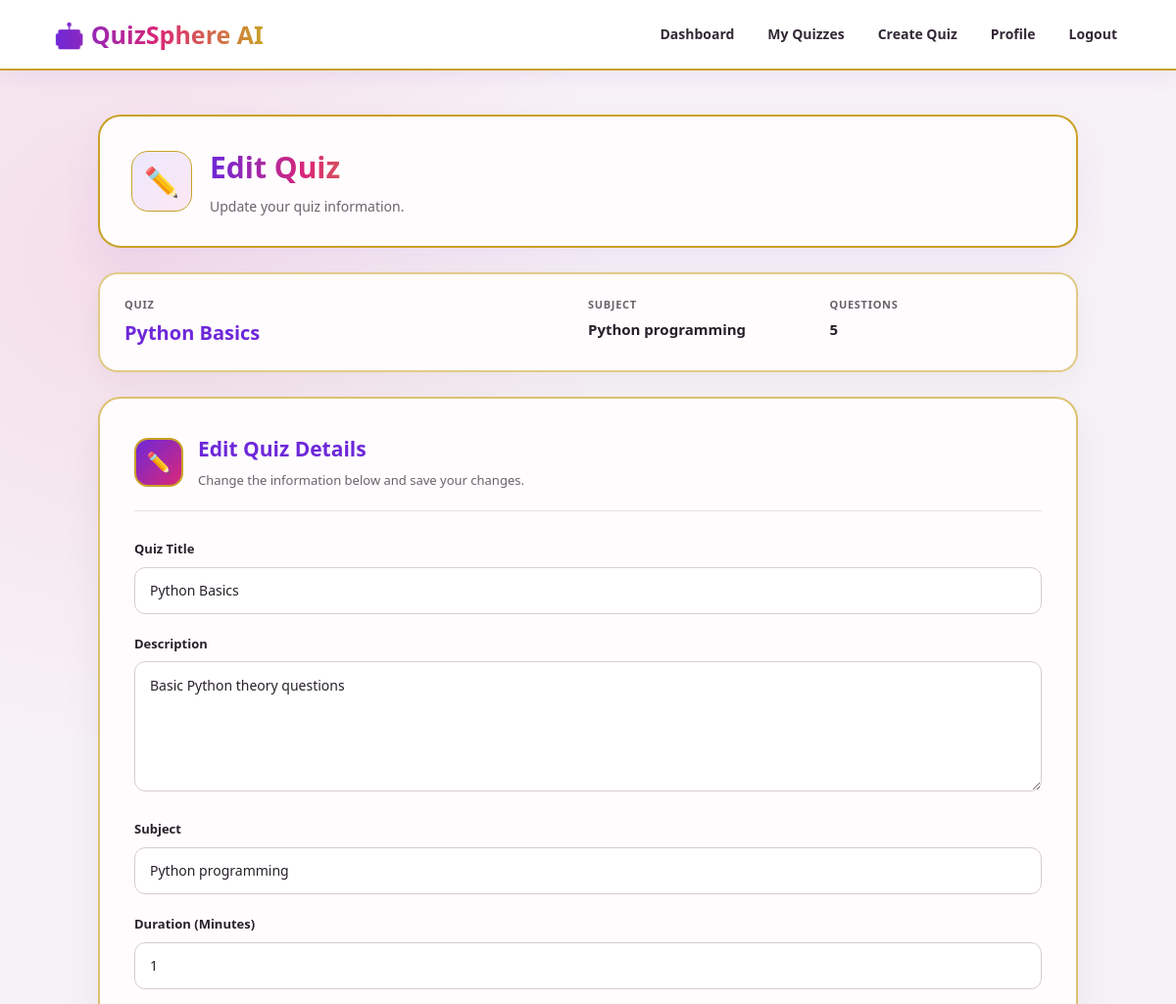
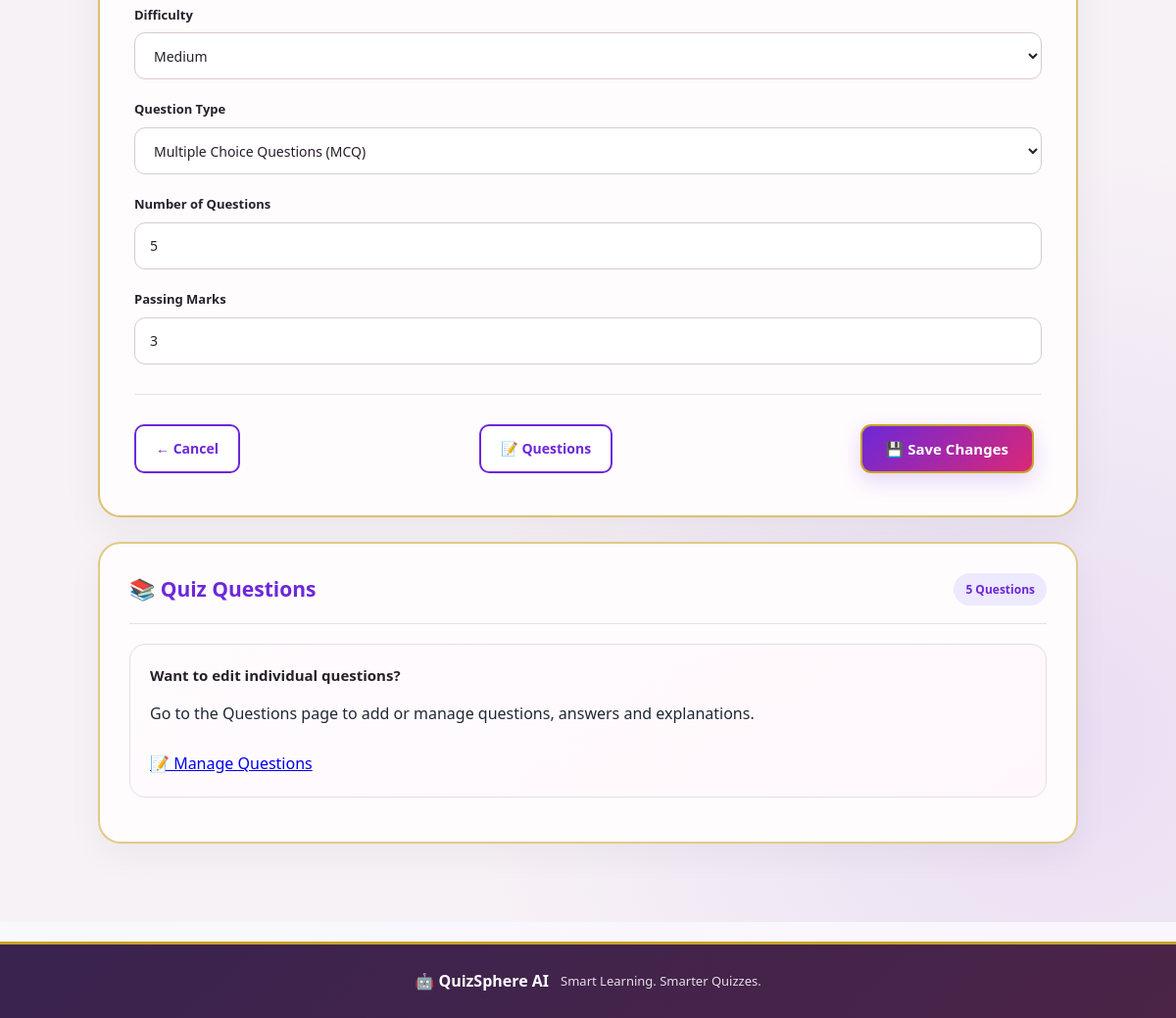
The page /teacher/edit_quiz/2 (signed in) on the database its author committed (2 pictures, top to bottom).
### app.py (models this page shows)
class Quiz(db.Model):
    __tablename__ = "quiz"
    id = db.Column(
        db.Integer,
        primary_key=True
    )
    title = db.Column(
        db.String(100),
        nullable=False
    )
    description = db.Column(
        db.Text
    )
    subject = db.Column(
        db.String(100)
    )
    total_questions = db.Column(
        db.Integer,
        default=0
    )
    duration = db.Column(
        db.Integer,
        default=30
    )
    difficulty = db.Column(
        db.String(20),
        default="Medium"
    )
    question_type = db.Column(
        db.String(30),
        default="MCQ"
    )
    number_of_questions = db.Column(
        db.Integer,
        default=10
    )
    passing_marks = db.Column(
        db.Integer,
        default=40
    )
    published = db.Column(
        db.Boolean,
        default=False
    )
    teacher_id = db.Column(
        db.Integer,
        db.ForeignKey("user.id"),
        nullable=True
    )
    teacher = db.relationship(
        "User",
        foreign_keys=[teacher_id]
    )
    questions = db.relationship(
        "Question",
        backref="quiz",
        cascade="all, delete-orphan"
    )

### app.py (the view, shortened to what this page needs)
@app.route(
    "/teacher/edit_quiz/<int:quiz_id>",
    methods=["GET", "POST"]
)
def edit_quiz(quiz_id):
    if session.get("role") != "teacher":
        return redirect(
            url_for("login")
        )
    quiz = Quiz.query.get_or_404(
        quiz_id
    )
    if quiz.teacher_id != session.get(
        "user_id"
    ):
        return "Unauthorized access."
    return render_template(
        "teacher/edit_quiz.html",
        quiz=quiz
    )

### templates/teacher/edit_quiz.html (shortened to what this page needs)
<!DOCTYPE html>
<html lang="en">
<head>
    <link rel="stylesheet"
          href="{{ url_for('static', filename='style.css') }}">
</head>
<body>
<nav class="teacher-navbar">
    <div class="teacher-logo">
    </div>
    <div class="teacher-nav-links">
        <a href="{{ url_for('teacher_dashboard') }}">
            Dashboard
        </a>
        <a href="{{ url_for('my_quizzes') }}">
            My Quizzes
        </a>
        <a href="{{ url_for('create_quiz') }}">
            Create Quiz
        </a>
        <a href="{{ url_for('profile') }}">
            Profile
        </a>
        <a href="{{ url_for('logout') }}">
            Logout
        </a>
    </div>
</nav>
<main class="add-question-page">
    <section class="add-question-header">
        <div class="add-question-icon">
            ✏️
        </div>
        <div>
            <h1>
            </h1>
            <p>
                Update your quiz information.
            </p>
        </div>
    </section>
    <section class="question-quiz-info">
        <div>
            <span>
                QUIZ
            </span>
            <h2>
                {{ quiz.title }}
            </h2>
        </div>
        <div>
            <span>
                SUBJECT
            </span>
            <strong>
                {{ quiz.subject }}
            </strong>
        </div>
        <div>
            <span>
                QUESTIONS
            </span>
            <strong>
                {{ quiz.total_questions }}
            </strong>
        </div>
    </section>
    <section class="add-question-card">
        <div class="question-card-title">
            <div class="question-number">
                ✏️
            </div>
            <div>
                <h2>
                    Edit Quiz Details
                </h2>
                <p>
                    Change the information below and save your changes.
                </p>
            </div>
        </div>
        <form
            method="POST"
            action="{{ url_for('edit_quiz', quiz_id=quiz.id) }}">
            <div class="question-form-group">
                <label>
                    Quiz Title
                </label>
                <input
                    type="text"
                    name="title"
                    value="{{ quiz.title }}"
                    required>
            </div>
            <div class="question-form-group">
                <label>
                    Description
                </label>
                <textarea
                    name="description"
                    rows="5"
                    placeholder="Enter quiz description...">{{ quiz.description or '' }}</textarea>
            </div>
            <div class="question-form-group">
                <label>
                    Subject
                </label>
                <input
                    type="text"
                    name="subject"
                    value="{{ quiz.subject or '' }}"
                    required>
            </div>
            <div class="question-form-group">
                <label>
                    Duration (Minutes)
                </label>
                <input
                    type="number"
                    name="duration"
                    value="{{ quiz.duration }}"
                    min="1"
                    required>
            </div>
            <div class="question-form-group">
                <label>
                    Difficulty
                </label>
                <select name="difficulty">
                    <option value="Medium"
                    {% if quiz.difficulty == "Medium" %}
                    selected
                    {% endif %}>
                        Medium
                    </option>
                </select>
            </div>
            <div class="question-form-group">
                <label>
                    Question Type
                </label>
                <select name="question_type">
                    <option value="MCQ"
                    {% if quiz.question_type == "MCQ" %}
                    selected
                    {% endif %}>
                        Multiple Choice Questions (MCQ)
                    </option>
                </select>
            </div>
            <div class="question-form-group">
                <label>
                    Number of Questions
                </label>
                <input
                    type="number"
                    name="number_of_questions"
                    value="{{ quiz.number_of_questions or quiz.total_questions }}"
                    min="1"
                    required>
            </div>
            <div class="question-form-group">
                <label>
                    Passing Marks
                </label>
                <input
                    type="number"
                    name="passing_marks"
                    value="{{ quiz.passing_marks or 1 }}"
                    min="1"
                    required>
            </div>
            <div class="add-question-actions">
                <a
                    href="{{ url_for('my_quizzes') }}"
                    class="finish-question-btn">
                    ← Cancel
                </a>
                <a
                    href="{{ url_for('add_questions', quiz_id=quiz.id) }}"
                    class="finish-question-btn">
                    📝 Questions
                </a>
                <button
                    type="submit"
                    class="add-question-btn">
                    💾 Save Changes
                </button>
            </div>
        </form>
    </section>
    <section class="existing-questions">
        <div class="existing-question-title">
            <h2>
                📚 Quiz Questions
            </h2>
            <span>
                {{ quiz.total_questions }} Questions
            </span>
        </div>
        <div class="existing-question-card">
            <div class="existing-question-content">
                <h3>
                    Want to edit individual questions?
                </h3>
                <p>
                    Go to the Questions page to add or manage
                    questions, answers and explanations.
                </p>
                <br>
                <a
                    href="{{ url_for('add_questions', quiz_id=quiz.id) }}"
                    class="preview-quiz-btn">
                    📝 Manage Questions
                </a>
            </div>
        </div>
    </section>
</main>
<footer class="teacher-footer">
    <strong>
        🤖 QuizSphere AI
    </strong>
    <span>
        Smart Learning. Smarter Quizzes.
    </span>
</footer>
</body>
</html>

### rows shown on the page
Quiz: title "Python Basics", subject "Python programming", total_questions "5", description "Basic Python theory questions", duration "1", difficulty "Medium", question_type "Multiple Choice Questions (MCQ)", number_of_questions "5", passing_marks "3"
